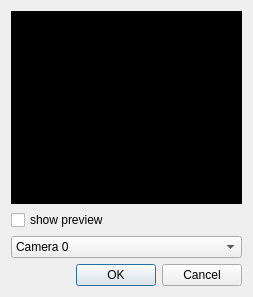
<?xml version="1.0" encoding="UTF-8"?>
<ui version="4.0">
 <class>CameraDialog</class>
 <widget class="QDialog" name="CameraDialog">
  <property name="windowModality">
   <enum>Qt::NonModal</enum>
  </property>
  <property name="geometry">
   <rect>
    <x>0</x>
    <y>0</y>
    <width>253</width>
    <height>297</height>
   </rect>
  </property>
  <property name="windowTitle">
   <string>GLMixer - New webcam source</string>
  </property>
  <property name="windowIcon">
   <iconset resource="../icons.qrc">
    <normaloff>:/glmixer/icons/glmixer.png</normaloff>:/glmixer/icons/glmixer.png</iconset>
  </property>
  <property name="modal">
   <bool>true</bool>
  </property>
  <layout class="QVBoxLayout" name="verticalLayout">
   <item>
    <widget class="QLabel" name="nopreview">
     <property name="styleSheet">
      <string notr="true">background-color: rgb(0, 0, 0);
color: rgb(255, 255, 255);</string>
     </property>
     <property name="frameShape">
      <enum>QFrame::NoFrame</enum>
     </property>
     <property name="text">
      <string/>
     </property>
     <property name="pixmap">
      <pixmap resource="../icons.qrc">:/glmixer/icons/process-stop.png</pixmap>
     </property>
     <property name="alignment">
      <set>Qt::AlignCenter</set>
     </property>
    </widget>
   </item>
   <item>
    <widget class="QCheckBox" name="showPreview">
     <property name="text">
      <string>show preview</string>
     </property>
    </widget>
   </item>
   <item>
    <widget class="QComboBox" name="opencvComboBox">
     <property name="sizePolicy">
      <sizepolicy hsizetype="Expanding" vsizetype="Fixed">
       <horstretch>0</horstretch>
       <verstretch>0</verstretch>
      </sizepolicy>
     </property>
     <item>
      <property name="text">
       <string>Camera 0</string>
      </property>
     </item>
     <item>
      <property name="text">
       <string>Camera 1</string>
      </property>
     </item>
     <item>
      <property name="text">
       <string>Camera 2</string>
      </property>
     </item>
     <item>
      <property name="text">
       <string>Camera 3</string>
      </property>
     </item>
    </widget>
   </item>
   <item>
    <widget class="QDialogButtonBox" name="validationButtonBox">
     <property name="orientation">
      <enum>Qt::Horizontal</enum>
     </property>
     <property name="standardButtons">
      <set>QDialogButtonBox::Cancel|QDialogButtonBox::Ok</set>
     </property>
    </widget>
   </item>
  </layout>
 </widget>
 <resources>
  <include location="../icons.qrc"/>
 </resources>
 <connections>
  <connection>
   <sender>validationButtonBox</sender>
   <signal>accepted()</signal>
   <receiver>CameraDialog</receiver>
   <slot>accept()</slot>
   <hints>
    <hint type="sourcelabel">
     <x>248</x>
     <y>254</y>
    </hint>
    <hint type="destinationlabel">
     <x>157</x>
     <y>274</y>
    </hint>
   </hints>
  </connection>
  <connection>
   <sender>validationButtonBox</sender>
   <signal>rejected()</signal>
   <receiver>CameraDialog</receiver>
   <slot>reject()</slot>
   <hints>
    <hint type="sourcelabel">
     <x>316</x>
     <y>260</y>
    </hint>
    <hint type="destinationlabel">
     <x>286</x>
     <y>274</y>
    </hint>
   </hints>
  </connection>
 </connections>
</ui>
